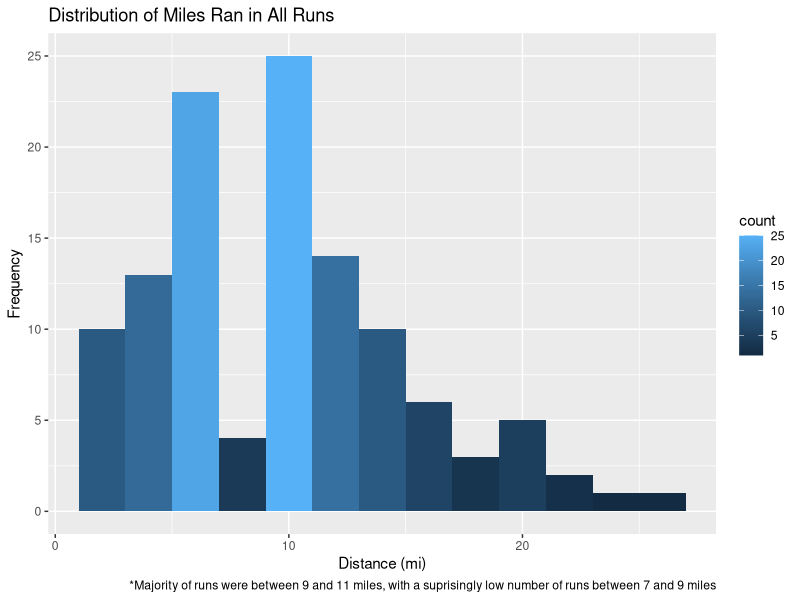
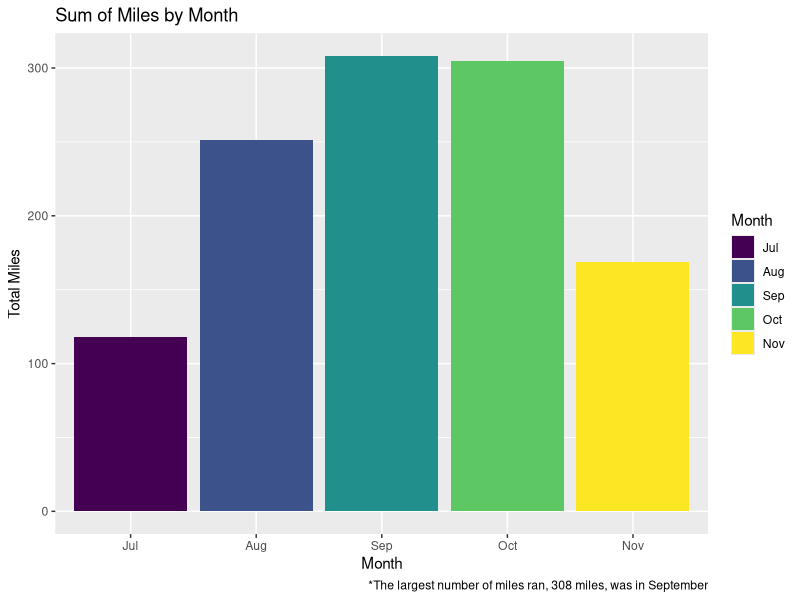
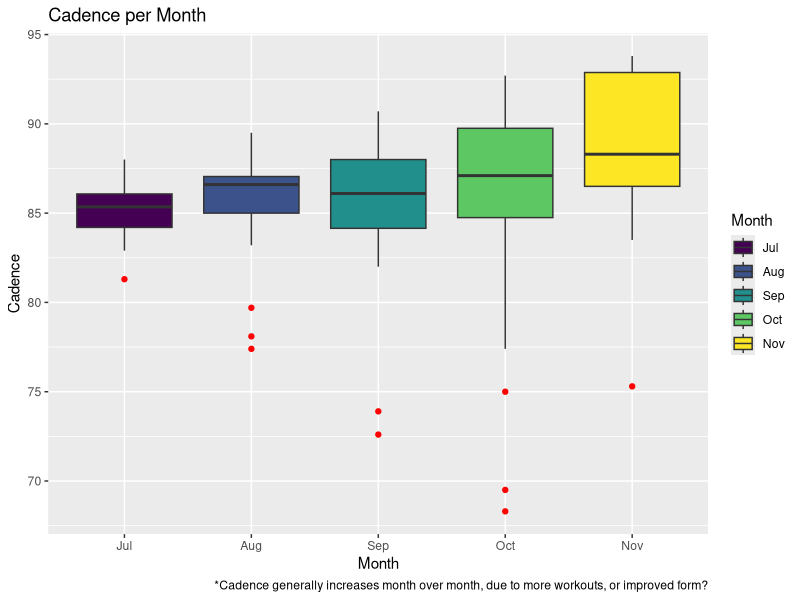
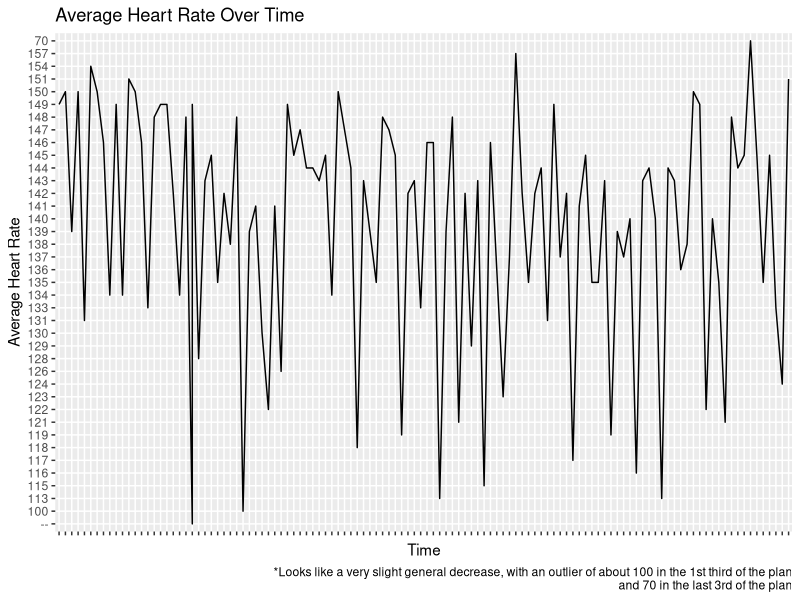

These charts were generated, in order, by the following R code: (Note: this script raises an error after producing the figures.)
#install.packages("stringr")  - for manipulating string values
#install.packages("tidyr")    - data cleansing
#install.packages("plyr")     - for renaming columns

setwd("C:/Users/snewns/Dropbox/RunningAnalysis/Data")
#setwd("C:/Users/Nimz/Dropbox/RunningAnalysis/Data")

runs <- read.csv("cleanedMarathonTrainingData.csv")
#str(runs)

#runs$testTime <- format(runs$Time, format= "%H:%M:S")
#length(runs$testTime[78])

#remove 1st col
runs$X <- NULL
#str(runs)
#summary(runs)

#put month name labels to monthNum to display names in numerical in order
#runs$monthNum <- factor(runs$monthNum,labels = unique(runs$Month[order(runs$monthNum)]))
runs$Month <- factor(runs$Month, ordered = TRUE, levels = c("Jul","Aug","Sep","Oct","Nov"))
class(runs$Month)

#load ggplot2
library(ggplot2)

#distance histogram
ggplot(data = runs, aes(x = Distance)) + 
  geom_histogram(binwidth = 2, aes(fill = ..count..)) + 
  xlab("Distance (mi)") + 
  ylab("Frequency") + 
  ggtitle("Distribution of Miles Ran in All Runs") + 
  labs(caption="*Majority of runs were between 9 and 11 miles, with a suprisingly low number of runs between 7 and 9 miles")

#tapply(runs$Distance,runs$Month,sum)
#Aug    Jul    Nov    Oct    Sep 
#251.50 118.08 168.44 304.45 308.14

#ggplot(data = runs, aes(x = Month, y = Distance, fill = Month)) + 
 # geom_bar(stat="identity") +
 # xlab("Month") + 
#  ylab("Total Miles") + 
#  ggtitle("Sum of Miles by Month") + 
 # labs(caption="*The largest number of miles ran, 308 miles, was in September")
#most miles in September, not October, still more in November than in June

ggplot(data = runs, aes(x = Month, y = Distance, fill = Month)) + 
  geom_bar(stat="identity") +
  xlab("Month") + 
  ylab("Total Miles") + 
  #coord_flip() + 
  #scale_x_discrete(limits = rev(levels(runs$Month))) +
  #geom_text(vjust=0, colour="red") +
  ggtitle("Sum of Miles by Month") + 
  labs(caption="*The largest number of miles ran, 308 miles, was in September")

#boxplot(Cad ~ monthNum, data = runs)

ggplot(data = runs, aes(Month, Cad)) + 
  geom_boxplot(aes(fill = Month), 
               outlier.colour = "red") + #geom_jitter()
  xlab("Month") + 
  ylab("Cadence") + 
  ggtitle("Cadence per Month") + 
  labs(caption="*Cadence generally increases month over month, due to more workouts, or improved form?")

ggplot(data = runs, aes(x = Date, y = Avg.HR)) + 
  geom_line(aes(group=1)) +
  theme(axis.text.x = element_text(size=0, angle=45)) +
  xlab("Time") + 
  ylab("Average Heart Rate") + 
  ggtitle("Average Heart Rate Over Time") + 
  labs(caption="*Looks like a very slight general decrease, with an outlier of about 100 in the 1st third of the plan
      and 70 in the last 3rd of the plan")

ggplot(data = runs, aes(x = Distance, y = testTime)) + geom_point()
  geom_line() +
  theme(axis.text.x = element_text(size=0, angle=45)) +
  xlab("Time") + 
    
  labs(caption="*Loosk like a very slight general decrease, with an outlier of about 100 in the 1st third of the plan
       and 70 in the last 3rd of the plan")
 
  
  
  
  
  
table(mean(runs$Avg.HR),runs$monthNum)

ggplot(data = runs, aes(x = monthNum, y = mean(Avg.HR), fill = Month)) + 
    geom_bar(stat="identity") +
    xlab("Month") + 
    ylab("Total Miles") + 
    #geom_text(vjust=0, colour="red") +
    ggtitle("Sum of Miles by Month") + 
    labs(caption="*The largest number of miles ran, 308 miles, was in September")

ggplot(data = newFullData, aes(x = Date, y = Avg.Speed.Avg.Pace.)) + 
  geom_point()


sum(runs$Distance)

ggplot(data = runs, aes(x = monthNum2, y = Distance, fill = Month)) + 
  geom_bar(stat="identity") +
  xlab("Month") + 
  ylab("Total Miles") + 
  ggtitle("Sum of Miles by Month") + 
  labs(caption="*The largest number of miles ran, 308 miles, was in September")